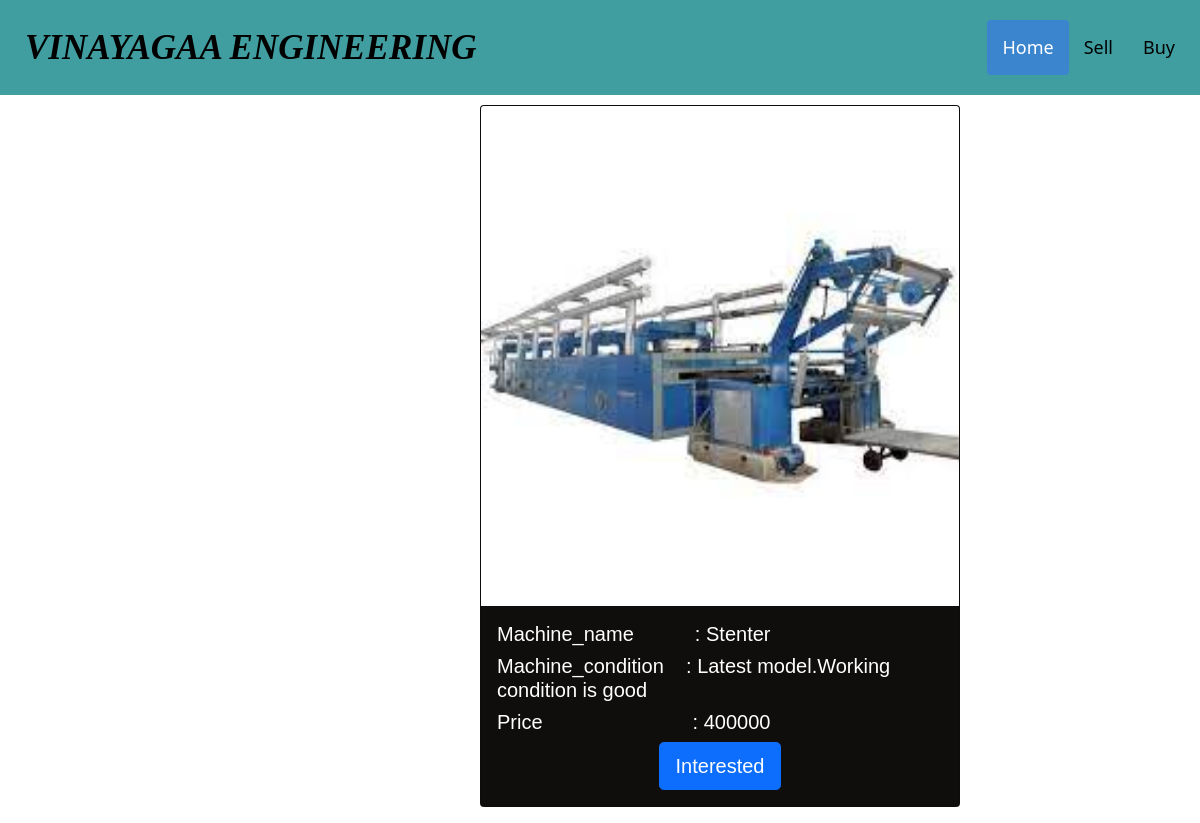
The app's page /buy/Stenter with its own data.
### vinayaga/models.py (models this page shows)
class detail(models.Model):
    Company_name=models.CharField(max_length=40)
    Company_address=models.CharField(max_length=100)
    Landmark=models.CharField(max_length=40)
    District=models.CharField(max_length=15)
    State=models.CharField(max_length=15)
    Pincode=models.IntegerField()
    Mobile_number=models.IntegerField()
    Email=models.EmailField(max_length=20)
    Machine_name=models.CharField(max_length=30)
    Machine_condition=models.TextField(max_length=1000)
    Price=models.IntegerField()
    Image = models.ImageField(upload_to='images/', default="")

### vinayaga/views.py (the view)
# urls.py: path('buy/<str:m_name>', views.buy, name='buy'),
def buy(request,m_name):
    machine=detail.objects.get(Machine_name=m_name)
    if request.method=="POST":
        form=myform1(request.POST,request.FILES)
        if form.is_valid():
            form.save()
            c_name=form.cleaned_data['Company_name']
            no=str(form.cleaned_data['Mobile_number'])
            message=c_name +" has shown interest for buying " +machine.Machine_name +"\ncontact number:" + no
            send_mail('interest shown by ',message,'jeevighashri@gmail.com',['jeevighashri@gmail.com'],fail_silently=False)
    else:
        form=myform1()
    return render(request, 'buy.html',{'machine':machine,'form': form})

### template/buy.html (shortened to what this page needs)
<!doctype html>
<html lang="en">
  <head>
    <link href="https://cdn.jsdelivr.net/npm/bootstrap@5.0.0-beta2/dist/css/bootstrap.min.css" rel="stylesheet">
  </head>
  <body>
    <div class="header">
      <a href="#default" class="logo">VINAYAGAA ENGINEERING</a>
      <div class="header-right">
        <a class="active" href="/index">Home</a>
        <a href="/index/sell"> Sell</a>
        <a href="/index/home">Buy</a>
      </div>
    </div>
        <div class="card mb-3 text center" style="max-width: 30rem;">
          <img src="{{machine.Image.url}}"  width="500px" height="500 px"class="card-img-top" alt="...">
          <div class="card-body">
            <h5 class="card-title"> Machine_name &nbsp&nbsp&nbsp&nbsp&nbsp&nbsp&nbsp &nbsp  : {{machine.Machine_name}}</h5>
          <h5>  <p class="card-text"> Machine_condition &nbsp&nbsp&nbsp: {{machine.Machine_condition}}</p></h5>
          <h5>  <p class="card-text"> Price &nbsp&nbsp&nbsp&nbsp&nbsp&nbsp&nbsp&nbsp&nbsp&nbsp&nbsp&nbsp&nbsp&nbsp
            &nbsp&nbsp&nbsp&nbsp&nbsp&nbsp&nbsp&nbsp&nbsp&nbsp   : {{machine.Price}}</p></h5>
            <center><button type="button" class="btn btn-primary btn-lg" id="myBtn">Interested</button></center>
          </div>
        </div>
        {% load crispy_forms_tags %}
  </body>
</html>

### template/buy.html (style rules this page uses)
.header { overflow: hidden; background-color: #3a9b9ef6; padding: 20px 10px; }
.header a { float: left; color: black; text-align: center; padding: 15px; text-decoration: none; font-size: 18px; line-height: 25px; border-radius: 4px; }
.header a.logo { font-size: 35px; font-weight: bold; font-style: italic; font-family:Florence, cursive; }
.header a.active { background-color: rgb(59, 133, 207); color: white; }
.header-right { float: right; }
body { background: url(https://encrypted-tbn0.gstatic.com/images?q=tbn:ANd9GcSoejkmzyHcN4VmssORqOq_3-ccrpjAvf5i-g&usqp=CAU) no-repeat; background-size: cover; }
p { size: 9cm; }
.card { margin-left: 30em; margin-top: 10px; background-color: rgb(15, 14, 12); color: white; width:fit-content; font-family: 'Lucida Sans', 'Lucida Sans Regular', 'Lucida Grande', 'Lucida Sans Unicode', Geneva, Verdana, sans-serif; }

### records on screen
detail: Image (picture), Machine_name "Stenter", Machine_condition "Latest model.Working condition is good", Price "400000"
